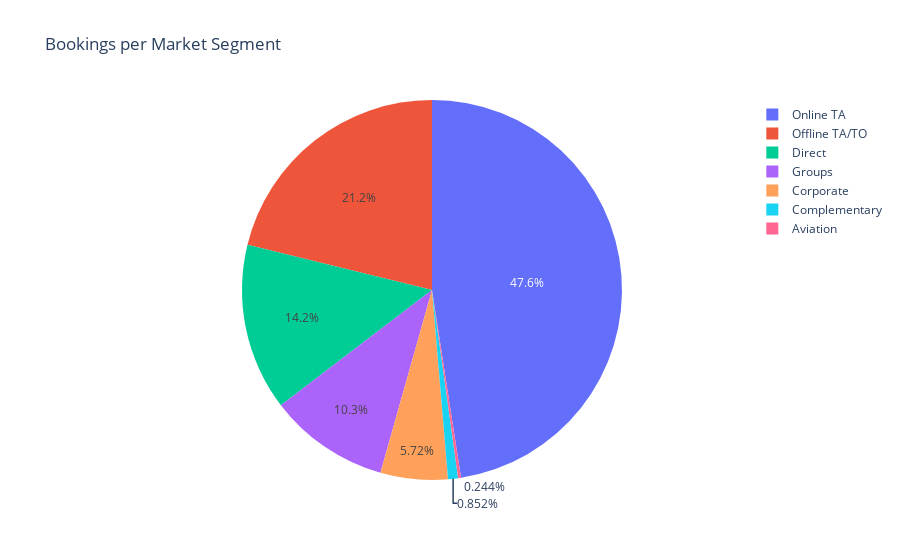

The notebook cell saved with this chart:
### Code cell
# plot pie chart
px.pie(clean_data, values=clean_data['market_segment'].value_counts(),names=clean_data['market_segment'].value_counts().index,title='Bookings per Market Segment')

### Figure 1 — Plotly figure (JSON) as saved in the notebook; plotly's stock layout.template omitted (floating-point values rounded to 4 significant figures)
{"data": [{"domain": {"x": [0, 1], "y": [0, 1]}, "hovertemplate": "label=%{label}<br>value=%{value}<extra></extra>", "labels": ["Online TA", "Offline TA/TO", "Direct", "Groups", "Corporate", "Complementary", "Aviation"], "legendgroup": "", "name": "", "showlegend": true, "type": "pie", "values": [35673, 15880, 10648, 7697, 4291, 639, 183]}], "layout": {"legend": {"tracegroupgap": 0}, "title": {"text": "Bookings per Market Segment"}}}
